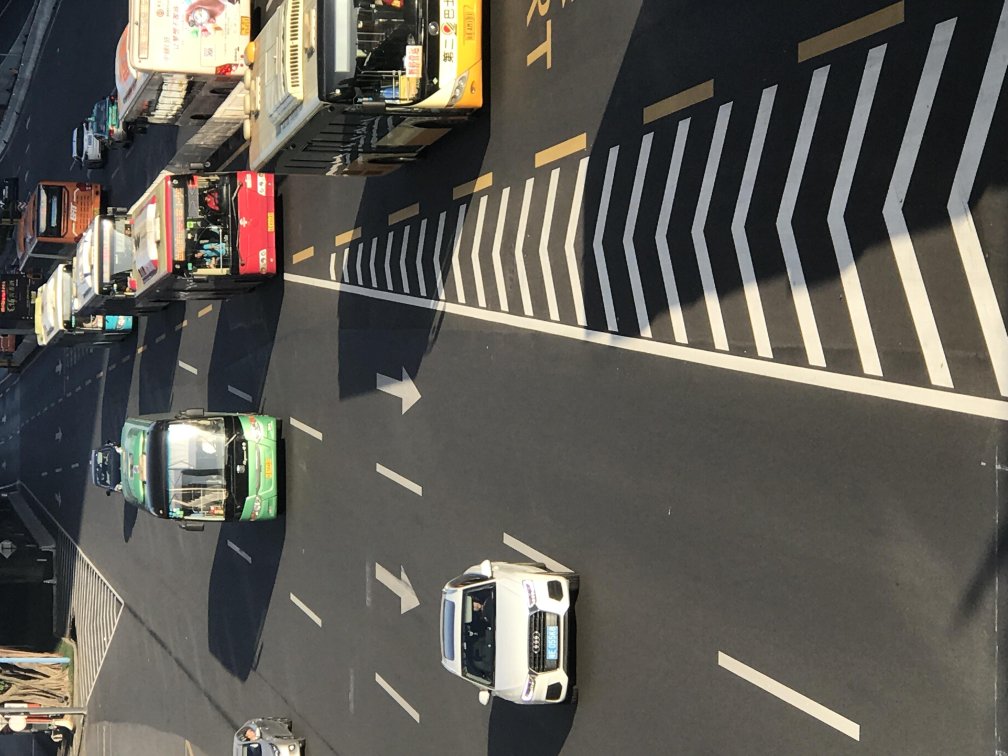
#> input picture data/shipai/train/normal_IMG_3235.JPG.jpg, 4032 x 3024 px, found by its file name (shown at 1/4 size); its folder holds 4 pictures in this run
$ python cluster_images.py
#> lines starting #> are read from the running program, lines starting #| are printed output that depends on the picture
# -*- coding:utf-8 -*-

from PIL import Image
import cv2
import numpy as np
import os
from sklearn.cluster import KMeans
'''
   @author:bqFirst
   date:2018-8
   对图像进行聚类
'''


# Compute low order moments(1,2,3)
# [29 lines left out: function color_moments, not called in this run]


def color_mean(img):
    """compute feature with color moment"""

    # Convert BGR to HSV color space
    hsv = cv2.cvtColor(img, cv2.COLOR_BGR2HSV)
    # Split the channels - h,s,v
    h, s, v = cv2.split(hsv)
    # Initialize the color feature
    color_feature = []
    # N = h.shape[0] * h.shape[1]
    # The first central moment - average
    h_mean = np.mean(h)  # np.sum(h)/float(N)
    s_mean = np.mean(s)  # np.sum(s)/float(N)
    v_mean = np.mean(v)  # np.sum(v)/float(N)
    color_feature.extend([h_mean, s_mean, v_mean])

    return color_feature


# [43 lines left out: function cut, not called in this run]


def image_cluster(data, k):
    """
    :param data:100 * 108（12x9）
    :param k: 我们将图片分成三类，大概为：拥堵，正常，空旷
    :return: 类别索引
    """
    estimator = KMeans(n_clusters=k,init='k-means++')
    estimator.fit(data)
    label_pred = estimator.labels_
    label_1 = []
    label_2 = []
    label_3 = []
    for l in range(len(label_pred)):
        if label_pred[l] == 0:
            label_1.append(l)
        elif label_pred[l] == 1:
            label_2.append(l)
        else:
            label_3.append(l)

    centroids = estimator.cluster_centers_
    print("标签：\n", label_pred)
    # print("聚类中心：\n",centroids)
    return label_1, label_2, label_3


if __name__ == "__main__":

    file_dir_norm = "E:\GitRepository\img_recg\data\shipai\\train"
    files_norm = []
    # get files at the current directory path
    for root, dirs, files_name in os.walk(file_dir_norm):
        for file in files_name:
            files_norm.append(root + '\\' + file)

    # 提取整张图片特征，用于聚类
    feature = []
    for f in files_norm:
        img = cv2.imread(f)
#> img is the input picture: shape (3024, 4032, 3); mean B, G, R 84.8, 91.5, 94.1
        ft = color_mean(img)
#> in color_mean, `hsv = cv2.cvtColor(img, cv2.COLOR_BGR2HSV)`: hsv: shape (3024, 4032, 3); mean H, S, V 49.1, 41.7, 97.4
#> in color_mean, `h, s, v = cv2.split(hsv)`:
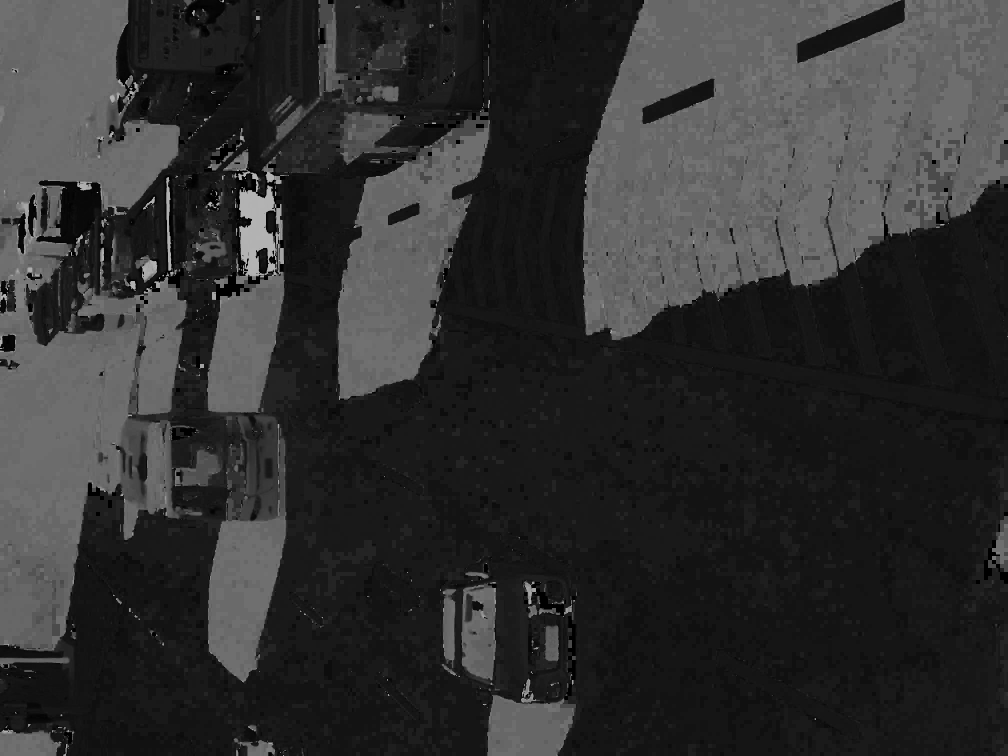
#> h: shape (3024, 4032) (shown at 1/4 size); min 0, max 179, mean 49.1
#> in color_mean, `h, s, v = cv2.split(hsv)`:
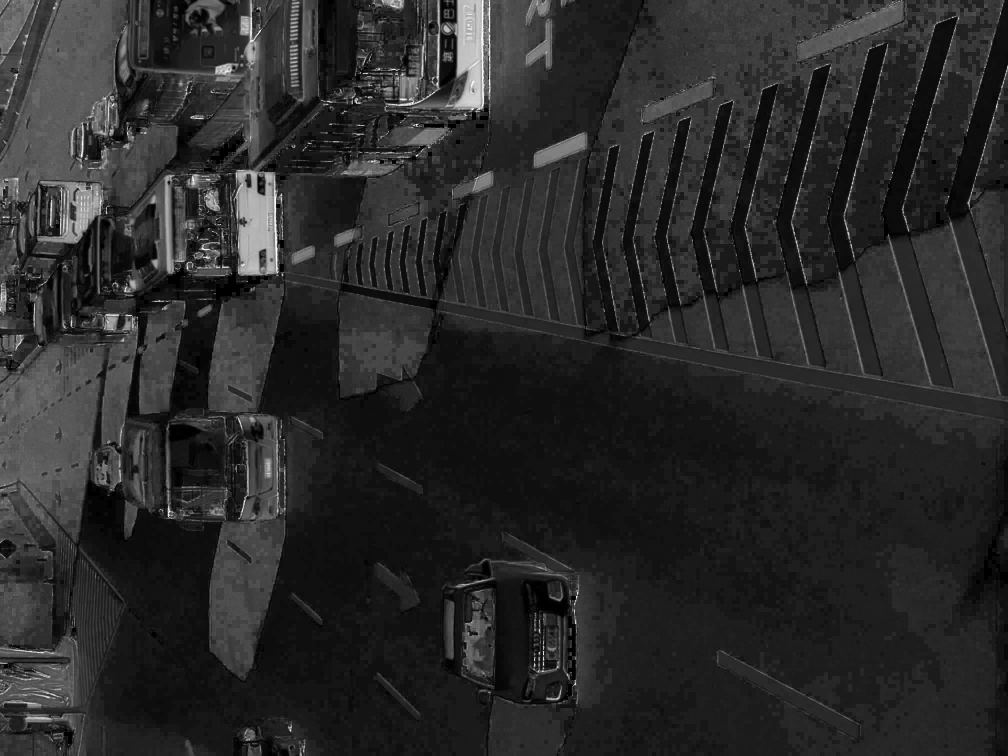
#> s: shape (3024, 4032) (shown at 1/4 size); min 0, max 255, mean 41.7
#> in color_mean, `h, s, v = cv2.split(hsv)`:
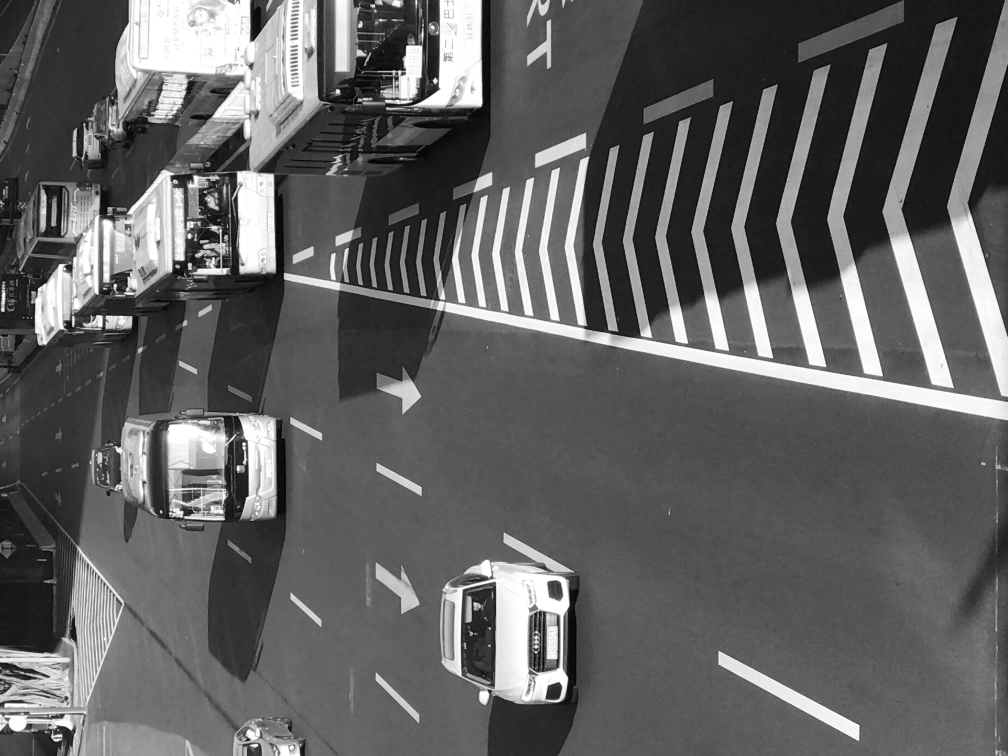
#> v: shape (3024, 4032) (shown at 1/4 size); min 0, max 255, mean 97.4
#> in color_mean, `h_mean = np.mean(h)`: h_mean = 49.14
#> in color_mean, `s_mean = np.mean(s)`: s_mean = 41.68
#> in color_mean, `v_mean = np.mean(v)`: v_mean = 97.43
#> ft = [49.14, 41.68, 97.43]
        feature.append(ft)
#> pass 2 of the loop `for f in files_norm:`:
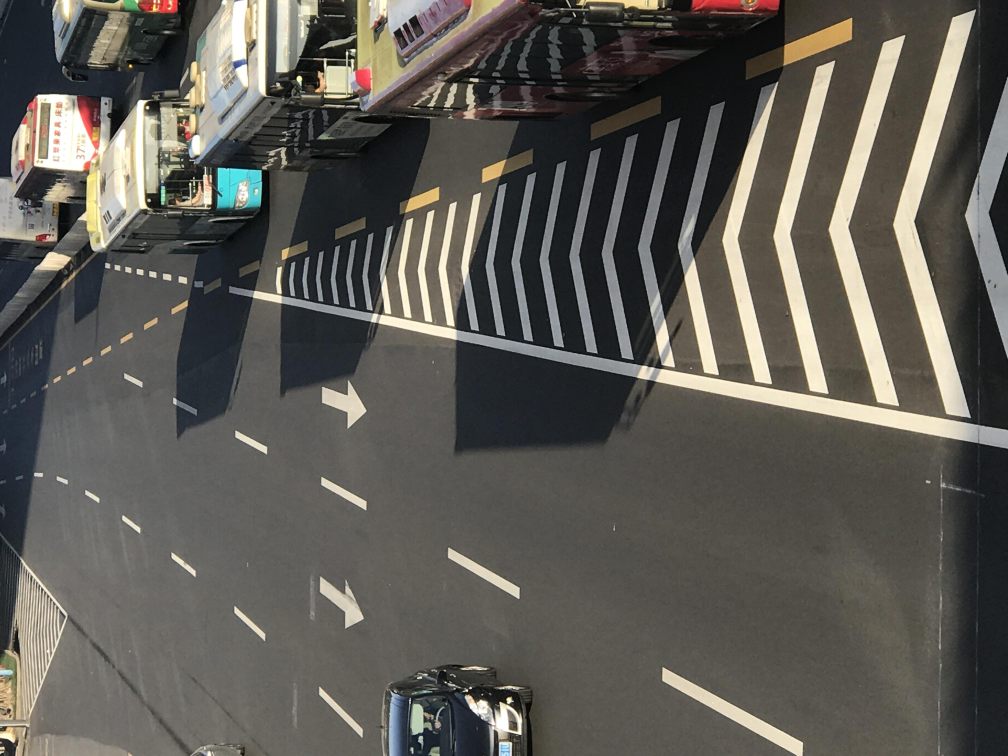
#> input picture data/shipai/train/normal_IMG_3237.JPG.jpg, 4032 x 3024 px, found by its file name (shown at 1/4 size)
#> img is the input picture: shape (3024, 4032, 3); mean B, G, R 84.7, 90.8, 93
#> hsv: shape (3024, 4032, 3); mean H, S, V 45, 36, 95.4
#> in color_mean (call 2), `h, s, v = cv2.split(hsv)`:
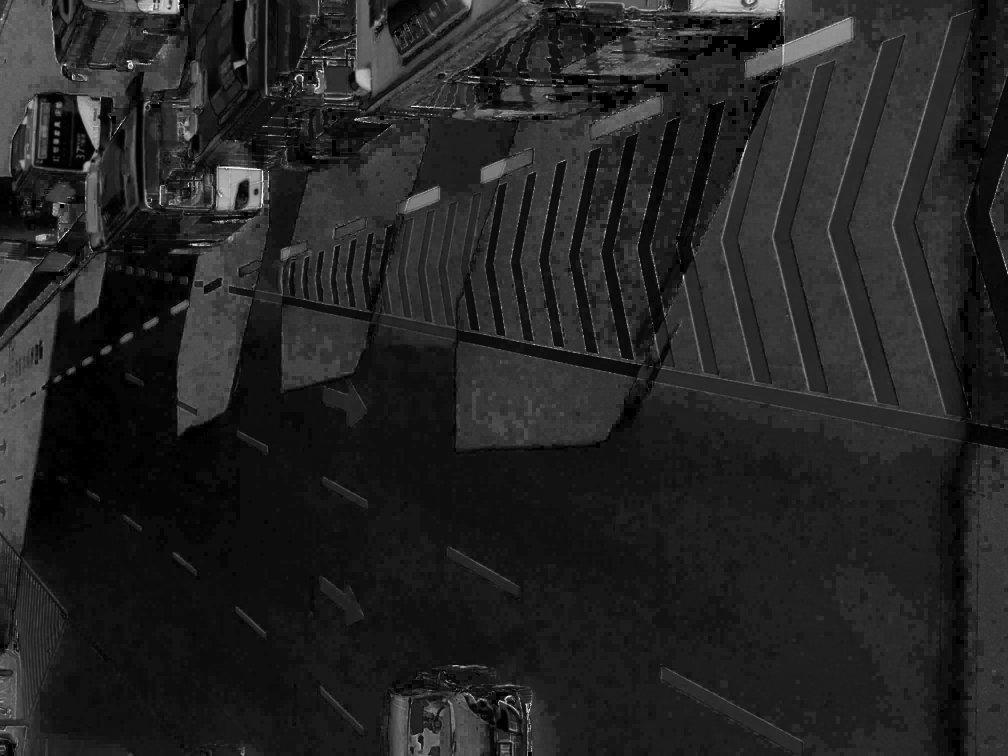
#> s: shape (3024, 4032) (shown at 1/4 size); min 0, max 255, mean 36
#> in color_mean (call 2), `h, s, v = cv2.split(hsv)`:
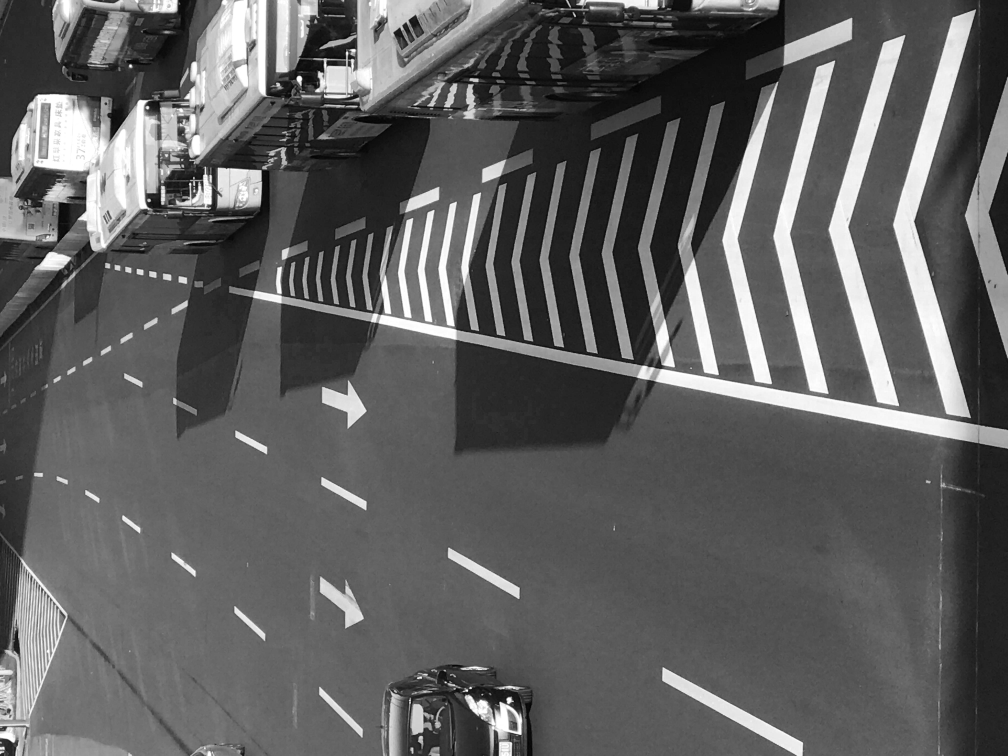
#> v: shape (3024, 4032) (shown at 1/4 size); min 0, max 255, mean 95.4
#> h_mean = 45.01
#> s_mean = 35.96
#> v_mean = 95.43
#> ft = [45.01, 35.96, 95.43]
#> pass 3 of the loop `for f in files_norm:`:
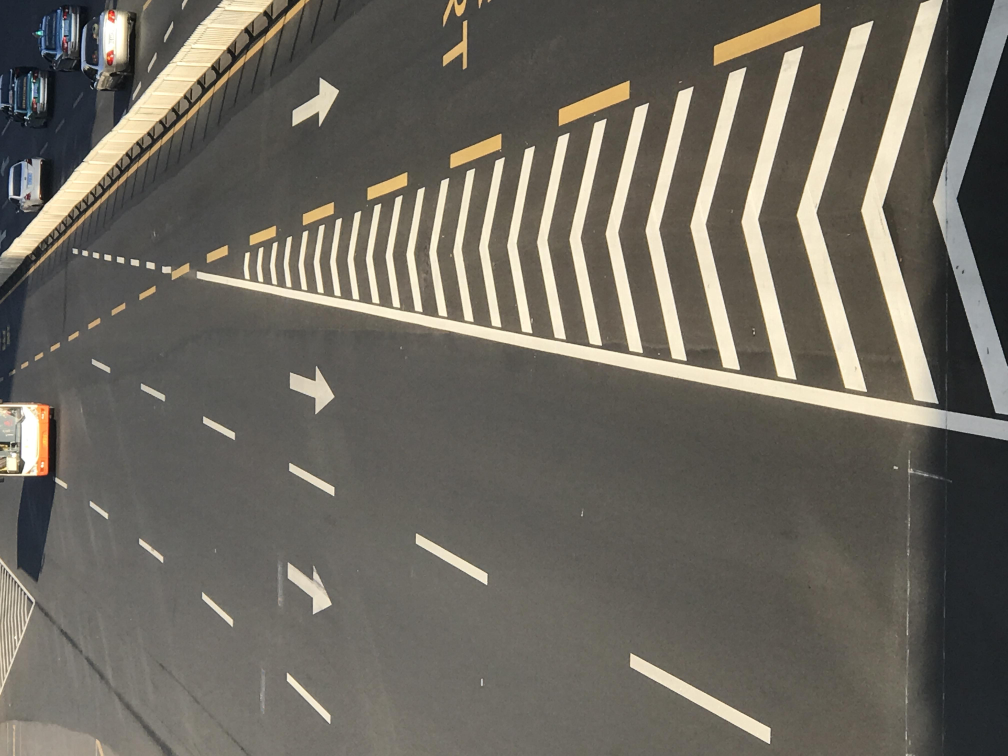
#> input picture data/shipai/train/normal_IMG_3242.JPG.jpg, 4032 x 3024 px, found by its file name (shown at 1/4 size)
#> img is the input picture: shape (3024, 4032, 3); mean B, G, R 95, 103.8, 107.9
#> hsv: shape (3024, 4032, 3); mean H, S, V 29.9, 33.3, 108.9
#> in color_mean (call 3), `h, s, v = cv2.split(hsv)`:
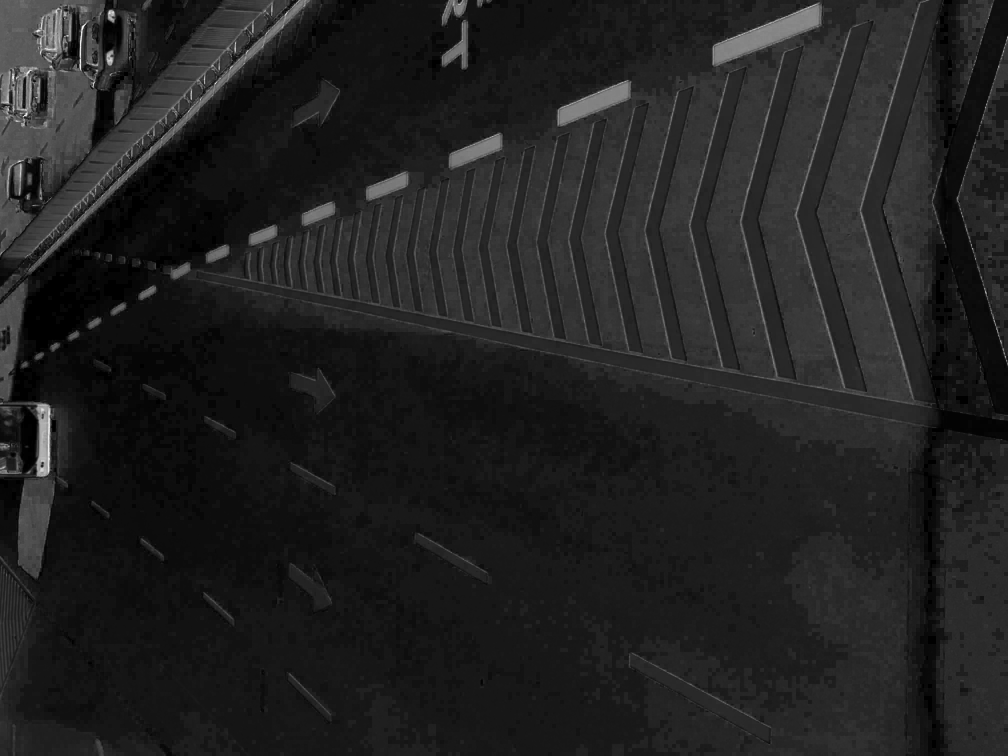
#> s: shape (3024, 4032) (shown at 1/4 size); min 0, max 255, mean 33.3
#> in color_mean (call 3), `h, s, v = cv2.split(hsv)`:
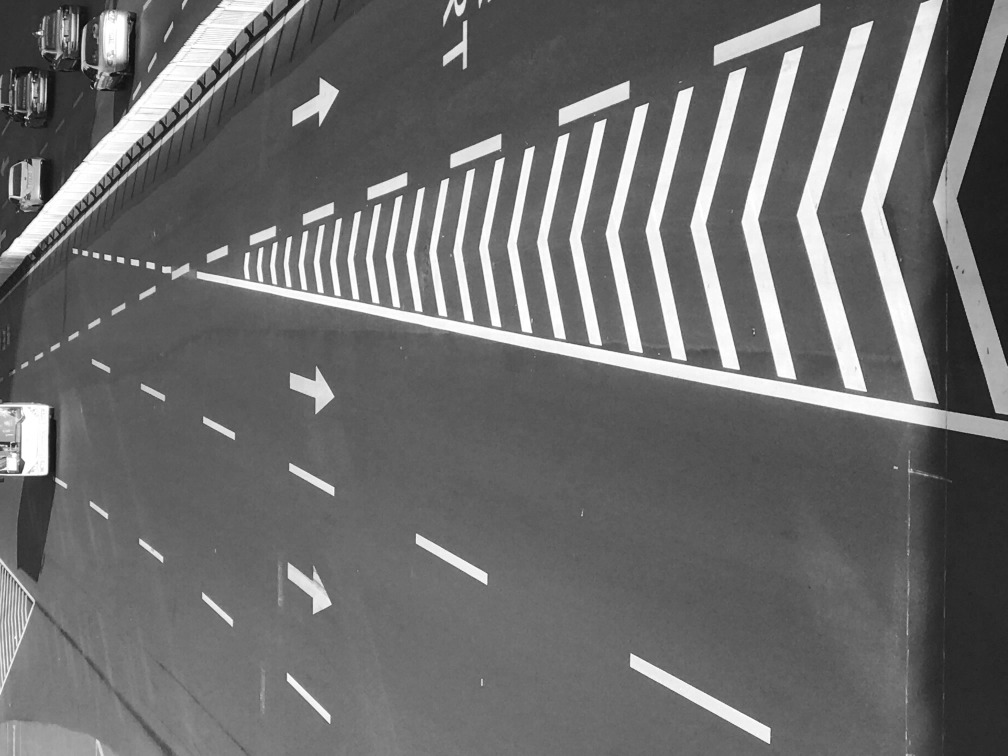
#> v: shape (3024, 4032) (shown at 1/4 size); min 0, max 255, mean 108.9
#> h_mean = 29.89
#> s_mean = 33.26
#> v_mean = 108.9
#> ft = [29.89, 33.26, 108.9]
#> the loop made 4 passes; the first 3 are shown
    l1, l2, l3 = image_cluster(feature, 3)
#> in image_cluster, `label_pred = estimator.labels_`: label_pred = [1, 1, 0, 2]
#> the loop in image_cluster, `for l in range(len(label_pred)):` made 4 passes
#> after the loop in image_cluster, `for l in range(len(label_pred)):`: label_1 = [2]; label_2 = [0, 1]; label_3 = [3]
#> in image_cluster, `centroids = estimator.cluster_centers_`: centroids = [[29.89, 33.26, 108.9], [47.08, 38.82, 96.43], [48.99, 32.73, 101.4]]
#| 标签：
#|  [1 1 0 2]
